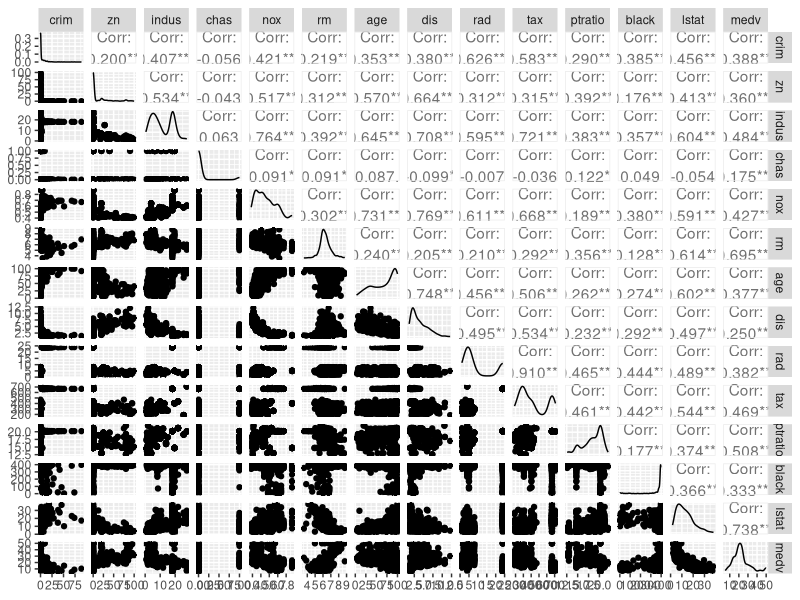
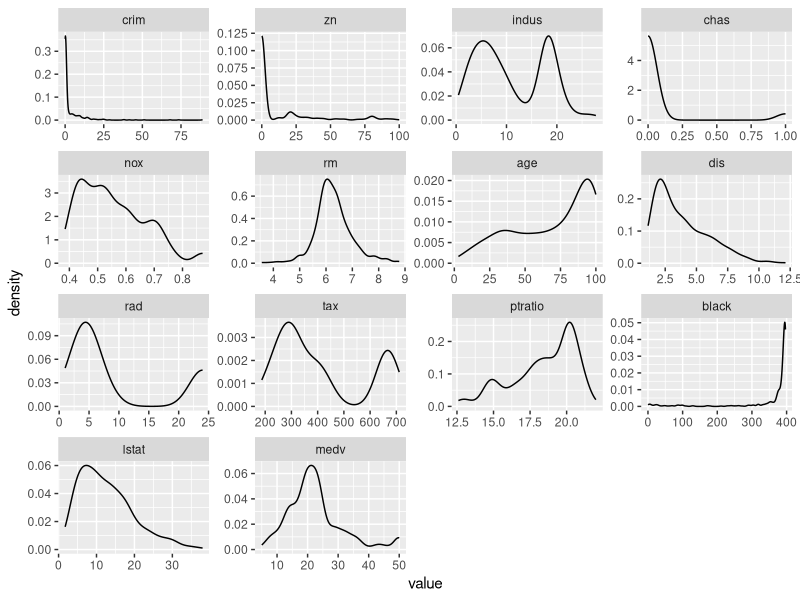
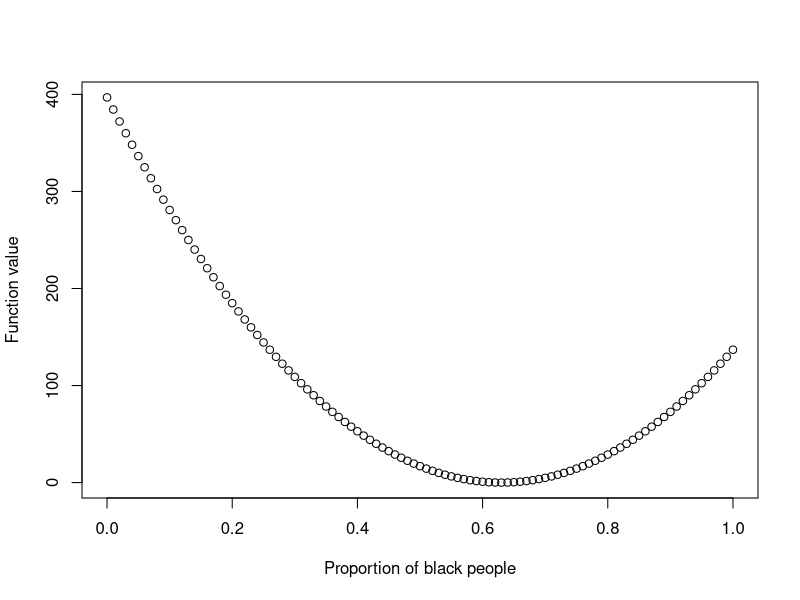
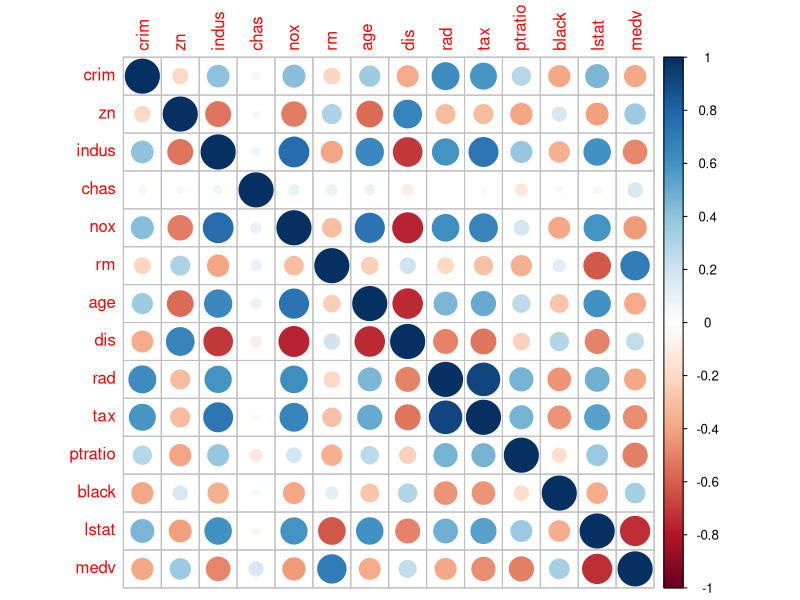
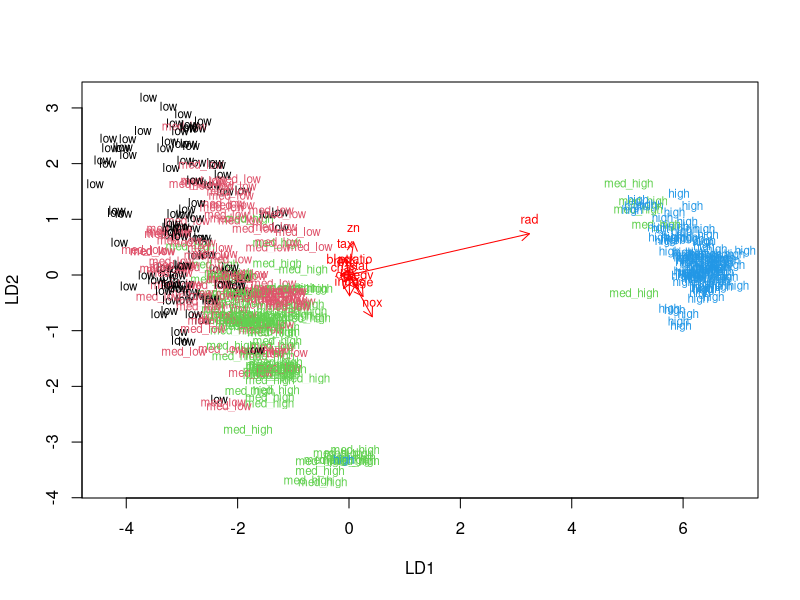
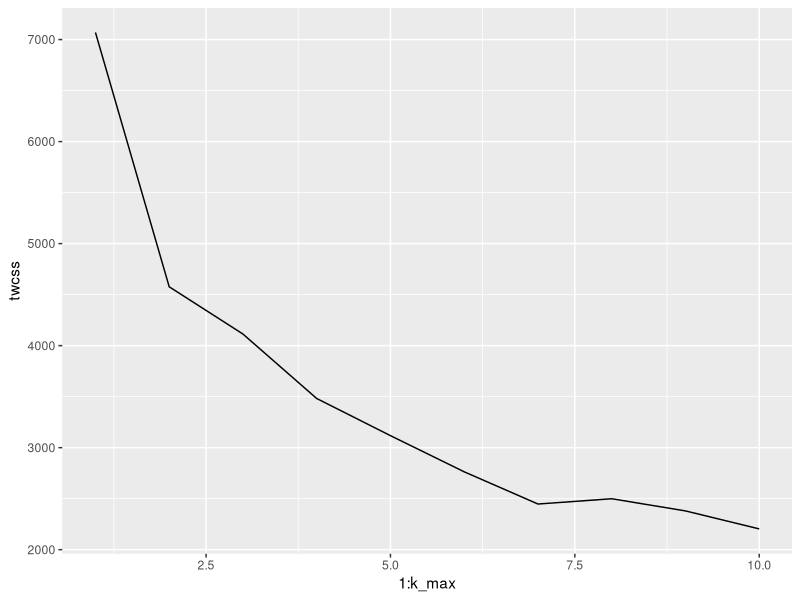
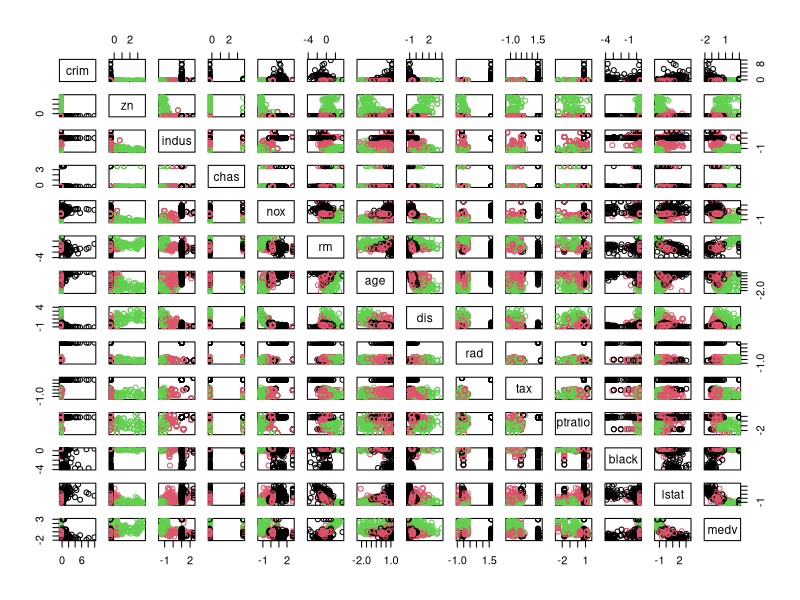

These charts were generated, in order, by the following R code:
## ---- chunk 1
# knitr is used to build this report, so it is included by default

# Remove the '##' from each line of R output blocks
knitr::opts_chunk$set(comment = '')

# Used knitr options: No "##" before output
library(dplyr)
library(ggplot2)
library(GGally)
library(gridExtra)
library(reshape2)
library(tidyr)
library(MASS)  # Contains the used dataset
library(corrplot)
## ---- chunk 2
data("Boston")  # Creates variable named Boston
str(Boston)
knitr::kable(head(Boston, 5))
summary(Boston)
## ---- chunk 3
ggpairs(Boston)
## ---- chunk 4
longtable <- melt(Boston)
ggplot(longtable, aes(value)) + geom_density() + facet_wrap(~variable, scales="free")
## ---- chunk 5
x <- 0:100 / 100
y <- 1000*(x-0.63)^2
plot(x,y, xlab="Proportion of black people", ylab="Function value")
# Show the values of x when y > 375.38 (i.e. the value of 1st quartile)
x[y > 375.38]
## ---- chunk 6
corrplot(cor(Boston), method="circle")
## ---- chunk 7
scaled <- scale(Boston)
#summary(boston_scaled)
# scale() returns a matrix object, change it to a data.frame
scaled <- as.data.frame(scaled)
summary(scaled)
## ---- chunk 8
# create a quantile vector of crim and print it
bins <- quantile(scaled$crim)
bins

# create a categorical variable 'crime'
crime <- cut(scaled$crim, breaks = bins, include.lowest = TRUE, label=c("low", "med_low", "med_high", "high"))
# 
# # look at the table of the new factor crime
# table(crime)
# 
# remove original crim from the dataset
scaled <- dplyr::select(scaled, -crim)
# 
# add the new categorical value to scaled data
scaled <- data.frame(scaled, crime)
## ---- chunk 9
# number of rows in the Boston dataset 
n <- nrow(scaled)

# choose randomly 80% of the rows
ind <- sample(n,  size = n * 0.8)

# create train set
train <- scaled[ind,]

# create test set 
test <- scaled[-ind,]

# save the correct classes from test data
correct_classes <- test$crime

# remove the crime variable from test data
test <- dplyr::select(test, -crime)

## ---- chunk 10
# linear discriminant analysis
lda.fit <- lda(crime ~ ., data = train)

# print the lda.fit object
lda.fit

# Function lifted directly from DataCamp exercises
# the function for lda biplot arrows
lda.arrows <- function(x, myscale = 1, arrow_heads = 0.1, color = "red", tex = 0.75, choices = c(1,2)){
  heads <- coef(x)
  arrows(x0 = 0, y0 = 0, 
         x1 = myscale * heads[,choices[1]], 
         y1 = myscale * heads[,choices[2]], col=color, length = arrow_heads)
  text(myscale * heads[,choices], labels = row.names(heads), 
       cex = tex, col=color, pos=3)
}

# target classes as numeric
classes <- as.numeric(train$crime)

# plot the lda results
plot(lda.fit, dimen = 2, col=classes, pch=classes)
lda.arrows(lda.fit, myscale = 1)
## ---- chunk 11
# predict classes with test data
lda.pred <- predict(lda.fit, newdata = test)

# cross tabulate the results
table(correct = correct_classes, predicted = lda.pred$class)
## ---- chunk 12
# Set seed for reproducible results, k-means algorithm sets the initial
# cluster center points randomly.
set.seed(2020)

# Reload original Boston dataset
data('Boston')

# Scale the dataset
boston_scaled <- scale(Boston) %>% as.data.frame()
summary(boston_scaled)
# Calculate euclidean distance and show it
dist_eu <- dist(Boston)
summary(dist_eu)
 
# # manhattan distance matrix
# dist_man <- dist(Boston, method="manhattan")
# 
# # look at the summary of the distances
# summary(dist_man)
# # 

# k-means clustering
km <-kmeans(boston_scaled, centers = 3)
# 
# # plot the Boston dataset with clusters
# pairs(Boston[6:10], col = km$cluster)
# 

# # determine the number of clusters
k_max <- 10
# 
# # calculate the total within sum of squares
twcss <- sapply(1:k_max, function(k){kmeans(boston_scaled, k)$tot.withinss})
# 
# # visualize the results
qplot(x = 1:k_max, y = twcss, geom = 'line')
# 
# # k-means clustering
# km <-kmeans(Boston, centers = 2)
# 
# # plot the Boston dataset with clusters
pairs(boston_scaled, col = km$cluster)
# 

## ---- chunk 13
# Reload original Boston dataset
data('Boston')
# Scale the dataset
boston_scaled <- scale(Boston) %>% as.data.frame
summary(boston_scaled)
# # # k-means clustering
km <-kmeans(boston_scaled, centers = 7)
summary(km)
## ---- chunk 14
# This script is provided in assignment #
model_predictors <- dplyr::select(train, -crime)

# check the dimensions
dim(model_predictors)
dim(lda.fit$scaling)
 
# matrix multiplication
matrix_product <- as.matrix(model_predictors) %*% lda.fit$scaling
matrix_product <- as.data.frame(matrix_product)

# Next, install and access the plotly package. Create a 3D plot (Cool!) of the columns of the matrix product by typing the code below.
# plot_ly(x = matrix_product$LD1, y = matrix_product$LD2, z = matrix_product$LD3, type= 'scatter3d', mode='markers')
## ---- chunk 15

